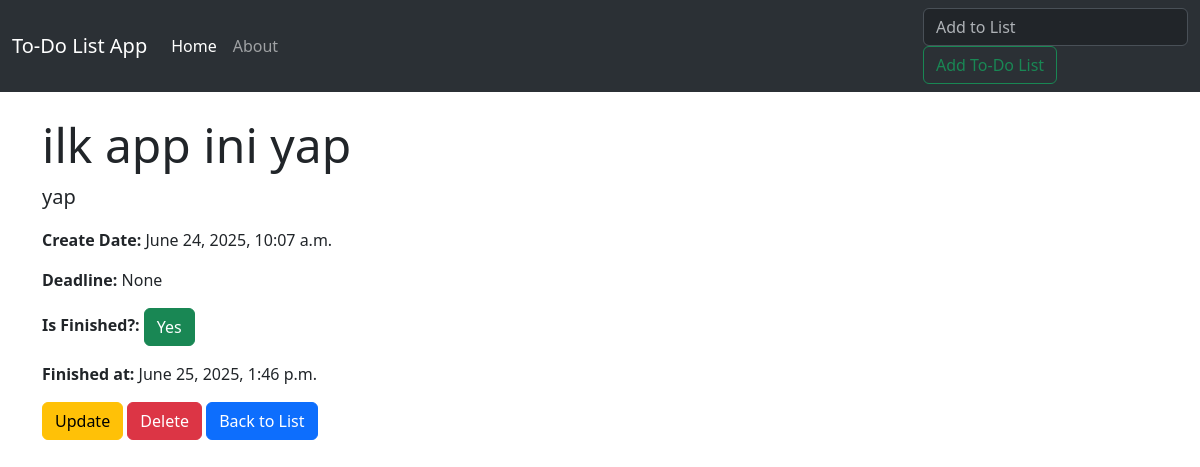
Page /description/5/ on the committed database.
### todo_app/models.py (models this page shows, shortened)
class Todos(models.Model):
    title = models.CharField(max_length=100,blank=True)
    description = models.TextField(max_length=1000,blank=True)
    finished = models.BooleanField(default=False)
    date = models.DateTimeField(default=datetime.now,blank=True)
    finished_date = models.DateTimeField(null=True, blank=True)
    deadline = models.DateTimeField(null=True, blank=True)

### todo_app/views.py (the view)
# urls.py: path('description/<int:id>/', views.description, name='description')
def description(request, id):
    todo = get_object_or_404(Todos, id=id)  # sadece o id'deki görevi çeker
    return render(request, 'todo_app/description.html', {'todo': todo})

### todo_app/templates/todo_app/description.html (shortened to what this page needs)
{% extends "todo_app/base.html" %}
{% block content %}
<div class="container mt-4">
    <h1 class="display-5">{{ todo.title }}</h1>
    <p class="lead">{{ todo.description }}</p>
    <p><strong>Create Date:</strong> {{ todo.date }}</p>
    <p><strong>Deadline:</strong> {{ todo.deadline }}</p>
    <p><strong>Is Finished?:</strong>
        {% if todo.finished %}
            <a class="btn btn-success" href="{% url 'yes_finish' todo.id %}">Yes</a>
        {% else %}
            <a class="btn btn-danger" href="{% url 'no_finish' todo.id %}">No</a>
        {% endif %}
    </p>
        <p><strong>Finished at:</strong>
    {% if todo.finished_date %}
        {{ todo.finished_date }}
    {% else %}
        Not finished yet
    {% endif %}
    </p>
    <div class="mt-3">
        <a class="btn btn-warning" href="{% url 'update' todo.id %}">Update</a>
        <a class="btn btn-danger" href="{% url 'delete' todo.id %}">Delete</a>
        <a class="btn btn-primary" href="{% url 'index' %}">Back to List</a>
    </div>
</div>
{% endblock content %}

### rows in the picture
Todos: title "ilk app ini yap", description "yap", date "June 24, 2025, 10:07 a.m.", deadline "None", finished_date "June 25, 2025, 1:46 p.m."
